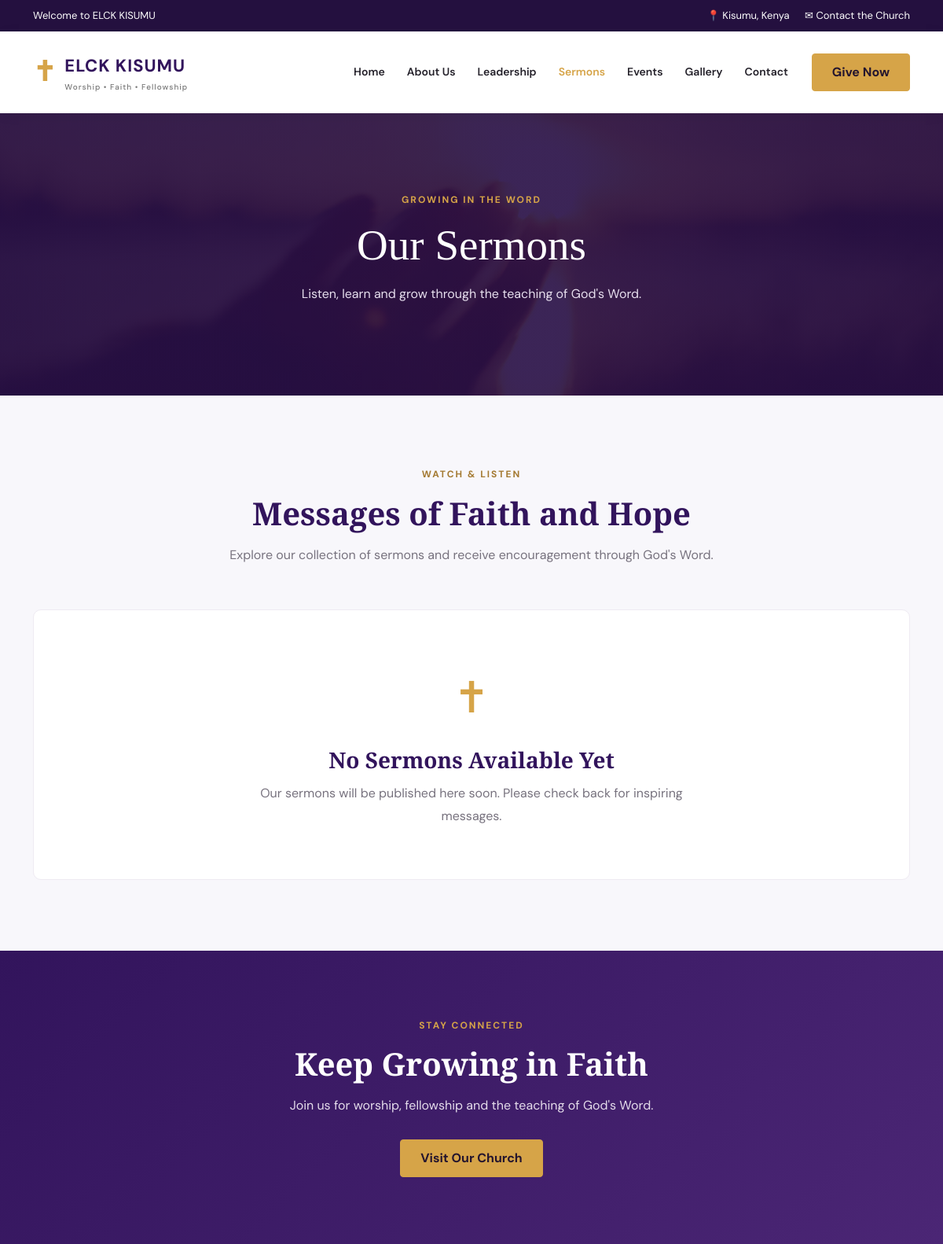
Before: /sermons.php with the older database file.
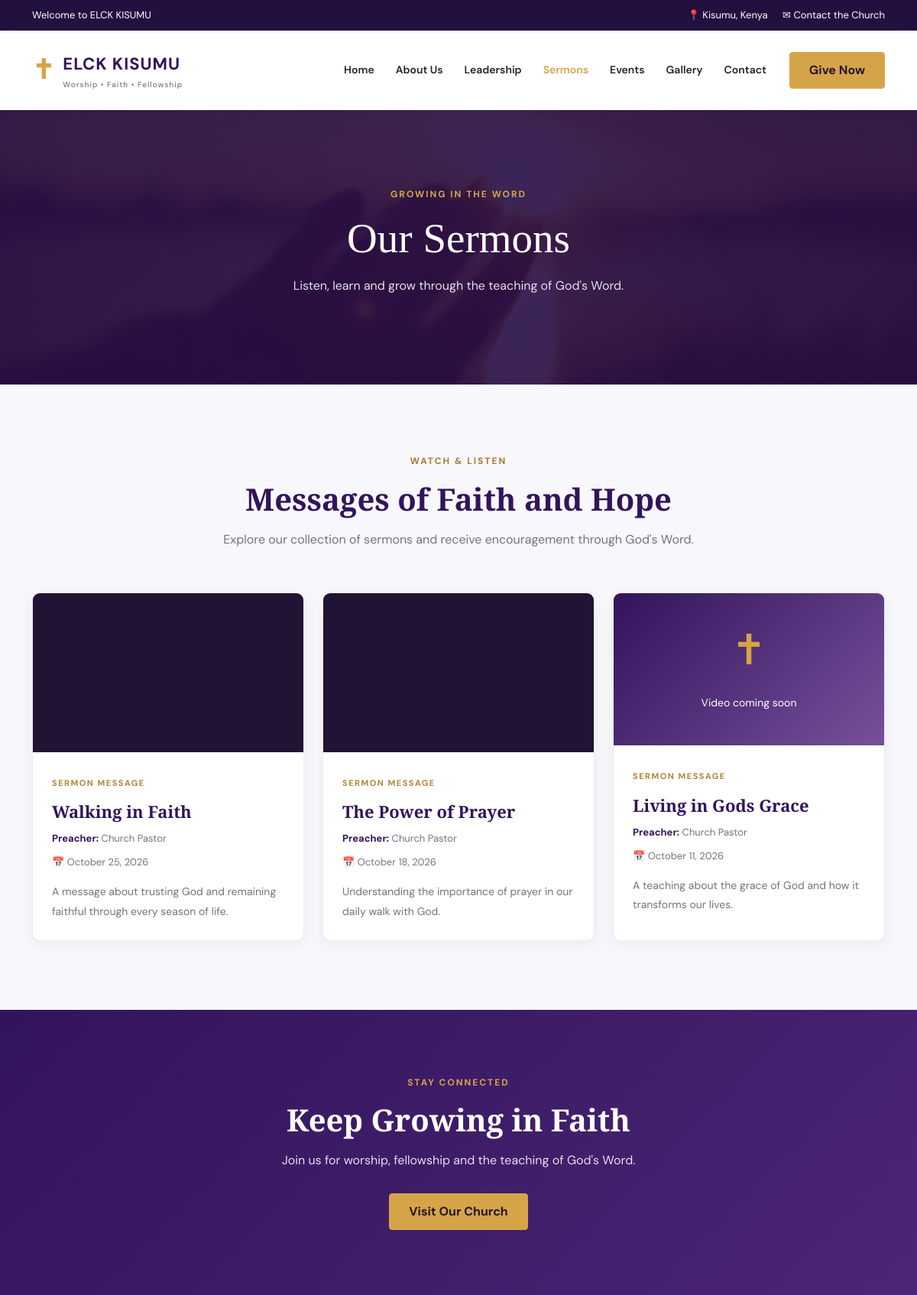
After: the same page with the newer database file.
### tables this page shows
CREATE TABLE `sermons` (
  `id` int(11) NOT NULL,
  `title` varchar(200) NOT NULL,
  `preacher` varchar(150) DEFAULT NULL,
  `description` text DEFAULT NULL,
  `video_url` varchar(500) DEFAULT NULL,
  `sermon_date` date DEFAULT NULL,
  `created_at` timestamp NOT NULL DEFAULT current_timestamp()
);

### sermons.php (the view, shortened to what this page needs)
<?php
require_once 'config/database.php';
function getYouTubeEmbedUrl($url)
{
    $url = trim($url);
    if (preg_match('~(?:youtube\.com/(?:watch\?v=|embed/|shorts/)|youtu\.be/)([a-zA-Z0-9_-]{11})~', $url, $matches)) {
        return 'https://www.youtube.com/embed/' . $matches[1];
    }
    return '';
}
$stmt = $pdo->query("
    SELECT *
    FROM sermons
    ORDER BY sermon_date DESC, id DESC
");
$sermons = $stmt->fetchAll();
require_once 'includes/header.php';
?>
<section class="page-banner">
    <div class="container text-center">
        <span class="section-label light-label">GROWING IN THE WORD</span>
        <h1>Our Sermons</h1>
        <p>Listen, learn and grow through the teaching of God's Word.</p>
    </div>
</section>
<section class="sermons-page-section">
    <div class="container">
        <div class="section-heading text-center">
            <span class="section-label">WATCH & LISTEN</span>
            <h2 class="section-title">Messages of Faith and Hope</h2>
            <p>
                Explore our collection of sermons and receive encouragement
                through God's Word.
            </p>
        </div>
        <div class="row g-4">
            <?php if (!empty($sermons)): ?>
                <?php foreach ($sermons as $sermon): ?>
                    <?php
                    $embedUrl = getYouTubeEmbedUrl(
                        $sermon['video_url'] ?? ''
                    );
                    ?>
                    <div class="col-lg-4 col-md-6">
                        <article class="sermon-card">
                            <?php if ($embedUrl): ?>
                                <div class="sermon-video">
                                    <iframe
                                        src="<?= htmlspecialchars($embedUrl) ?>"
                                        title="<?= htmlspecialchars($sermon['title']) ?>"
                                        loading="lazy"
                                        allow="accelerometer; autoplay; clipboard-write; encrypted-media; gyroscope; picture-in-picture; web-share"
                                        allowfullscreen>
                                    </iframe>
                                </div>
                            <?php else: ?>
                                <div class="sermon-video-placeholder">
                                    <span>✝</span>
                                    <p>Video coming soon</p>
                                </div>
                            <?php endif; ?>
                            <div class="sermon-content">
                                <span class="sermon-category">
                                    SERMON MESSAGE
                                </span>
                                <h3>
                                    <?= htmlspecialchars($sermon['title']) ?>
                                </h3>
                                <?php if (!empty($sermon['preacher'])): ?>
                                    <p class="sermon-preacher">
                                        <strong>Preacher:</strong>
                                        <?= htmlspecialchars($sermon['preacher']) ?>
                                    </p>
                                <?php endif; ?>
                                <?php if (!empty($sermon['sermon_date'])): ?>
                                    <p class="sermon-date">
                                        <span>📅</span>
                                        <?= date(
                                            'F j, Y',
                                            strtotime($sermon['sermon_date'])
                                        ) ?>
                                    </p>
                                <?php endif; ?>
                                <?php if (!empty($sermon['description'])): ?>
                                    <p class="sermon-description">
                                        <?= nl2br(htmlspecialchars($sermon['description'])) ?>
                                    </p>
                                <?php endif; ?>
                            </div>
                        </article>
                    </div>
                <?php endforeach; ?>
            <?php else: ?>
                <div class="col-12">
                    <div class="sermons-empty">
                        <div class="empty-icon">✝</div>
                        <h3>No Sermons Available Yet</h3>
                        <p>
                            Our sermons will be published here soon.
                            Please check back for inspiring messages.
                        </p>
                    </div>
                </div>
            <?php endif; ?>
        </div>
    </div>
</section>
<section class="sermon-cta">
    <div class="container text-center">
        <span class="section-label light-label">STAY CONNECTED</span>
        <h2>Keep Growing in Faith</h2>
        <p>
            Join us for worship, fellowship and the teaching of God's Word.
        </p>
        <a href="contact.php" class="btn btn-gold">
            Visit Our Church
        </a>
    </div>
</section>

Changed rows visible on the page:
added sermons: title "Walking in Faith", preacher "Church Pastor", sermon_date "October 25, 2026", description "A message about trusting God and remaining faithful through every season of life."
added sermons: title "The Power of Prayer", preacher "Church Pastor", sermon_date "October 18, 2026", description "Understanding the importance of prayer in our daily walk with God."
added sermons: shows "Video coming soon", title "Living in Gods Grace", preacher "Church Pastor", sermon_date "October 11, 2026", description "A teaching about the grace of God and how it transforms our lives."
Other visible differences:
text no longer shown: "✝ No Sermons Available Yet Our sermons will be published here soon. Please check back for inspiring messages."
